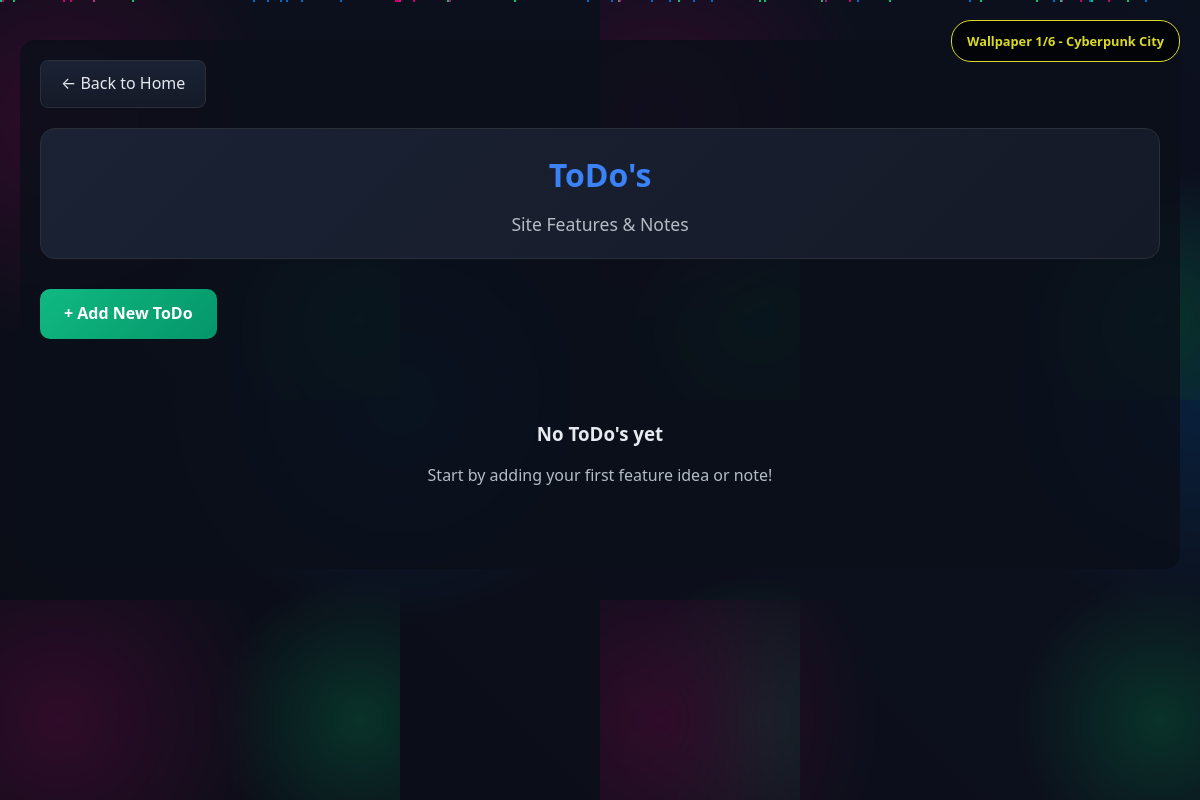
Before: /todos/ with the older database file.
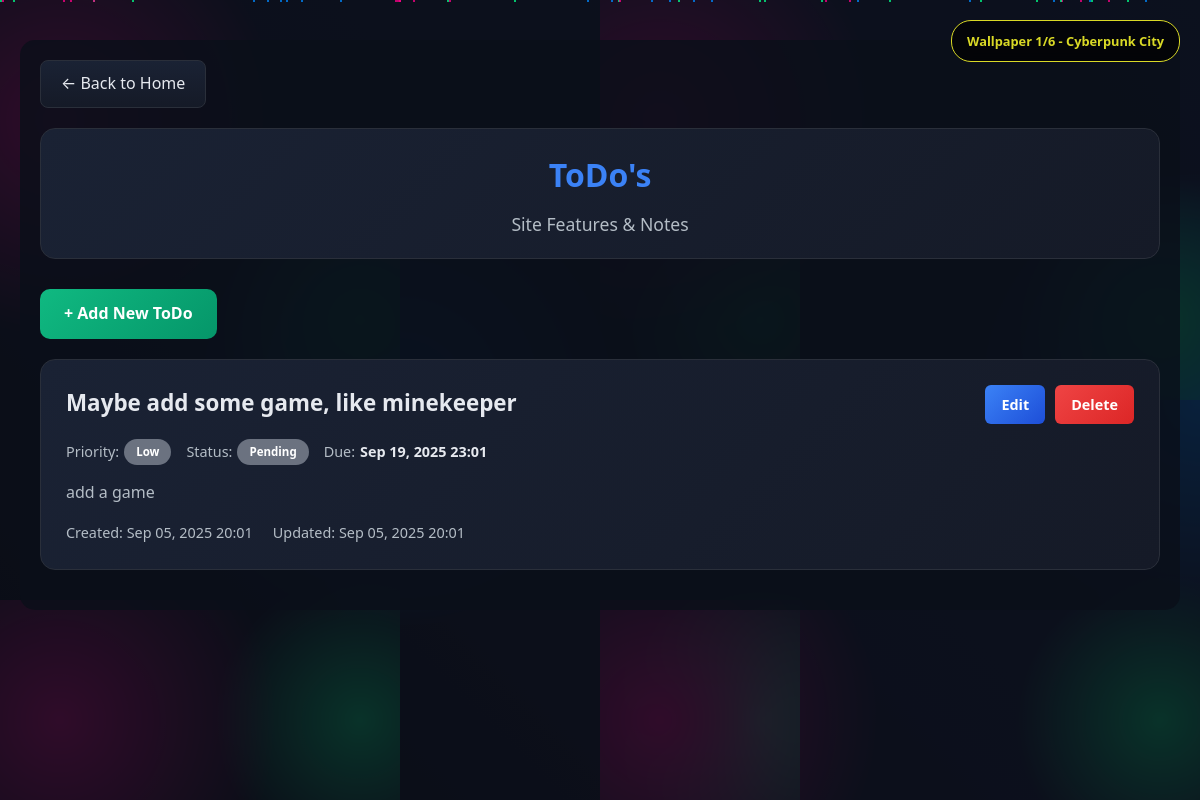
After: the same page with the newer database file.
### core/models.py (models this page shows, shortened)
class Todo(models.Model):
    PRIORITY_CHOICES = [
        ('low', 'Low'),
        ('medium', 'Medium'),
        ('high', 'High'),
        ('urgent', 'Urgent'),
    ]
    STATUS_CHOICES = [
        ('pending', 'Pending'),
        ('in_progress', 'In Progress'),
        ('completed', 'Completed'),
        ('cancelled', 'Cancelled'),
    ]
    title = models.CharField(max_length=200)
    description = models.TextField(blank=True, null=True)
    priority = models.CharField(max_length=10, choices=PRIORITY_CHOICES, default='medium')
    status = models.CharField(max_length=15, choices=STATUS_CHOICES, default='pending')
    created_at = models.DateTimeField(auto_now_add=True)
    updated_at = models.DateTimeField(auto_now=True)
    due_date = models.DateTimeField(blank=True, null=True)
    class Meta:
        ordering = ['-created_at']

### core/views.py (the view)
# urls.py: path('todos/', views.todo_list, name='todo_list'),
def todo_list(request):
    todos = Todo.objects.all()
    context = {
        'todos': todos,
    }
    return render(request, 'core/todo_list.html', context)

### core/templates/core/todo_list.html (shortened to what this page needs)
{% extends 'core/base.html' %}
{% block content %}
    <a href="{% url 'home' %}" class="back-btn">← Back to Home</a>
    <div class="header">
      <h1>ToDo's</h1>
      <div class="subtitle">Site Features & Notes</div>
    </div>
    <a href="{% url 'todo_create' %}" class="add-btn">+ Add New ToDo</a>
    {% if todos %}
      {% for todo in todos %}
        <div class="todo-card">
          <div class="todo-header">
            <h3 class="todo-title">{{ todo.title }}</h3>
            <div class="todo-actions">
              <a href="{% url 'todo_update' todo.pk %}" class="btn btn-edit">Edit</a>
              <a href="{% url 'todo_delete' todo.pk %}" class="btn btn-delete">Delete</a>
            </div>
          </div>
          <div class="todo-meta">
            <div class="meta-item">
              <span class="meta-label">Priority:</span>
              <span class="priority priority-{{ todo.priority }}">{{ todo.get_priority_display }}</span>
            </div>
            <div class="meta-item">
              <span class="meta-label">Status:</span>
              <span class="status status-{{ todo.status }}">{{ todo.get_status_display }}</span>
            </div>
            {% if todo.due_date %}
              <div class="meta-item">
                <span class="meta-label">Due:</span>
                <span class="meta-value">{{ todo.due_date|date:"M d, Y H:i" }}</span>
              </div>
            {% endif %}
          </div>
          {% if todo.description %}
            <div class="todo-description">
              {{ todo.description|linebreaks }}
            </div>
          {% endif %}
          <div class="todo-dates">
            <div>Created: {{ todo.created_at|date:"M d, Y H:i" }}</div>
            <div>Updated: {{ todo.updated_at|date:"M d, Y H:i" }}</div>
          </div>
        </div>
      {% endfor %}
    {% else %}
      <div class="empty-state">
        <h3>No ToDo's yet</h3>
        <p>Start by adding your first feature idea or note!</p>
      </div>
    {% endif %}
{% endblock %}

Changed rows visible on the page:
added Todo: title "Maybe add some game, like minekeeper", priority "Low", status "Pending", due_date "Sep 19, 2025 23:01", description "add a game", created_at "Sep 05, 2025 20:01", updated_at "Sep 05, 2025 20:01"
Other visible differences:
text no longer shown: "No ToDo's yet Start by adding your first feature idea or note!"
